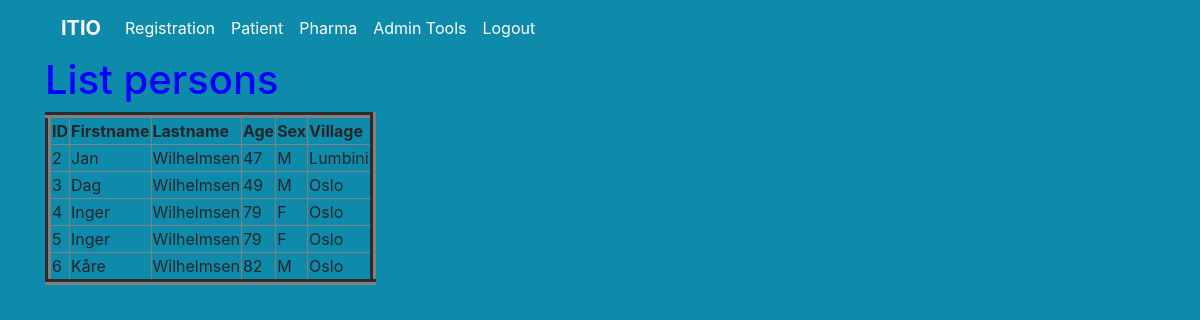
The page /basic_app/person/ (signed in) on the database its author committed.
### basic_app/models.py (models this page shows, shortened)
class Person(models.Model):
    firstname = models.CharField(max_length=64,blank=False)
    lastname = models.CharField(max_length=64,blank=False)
    village = models.ForeignKey(Village,on_delete=models.CASCADE)
    age = models.IntegerField()
    SEX_CHOICES = (
        ('F', 'Female',),
        ('M', 'Male',),
        ('U', 'Unsure',),
    )
    sex = models.CharField(
        max_length=1,
        choices=SEX_CHOICES,
    )

class Village(models.Model):
    name=models.CharField(max_length=128)
    country=models.CharField(max_length=32,null=True)
    def __str__(self):
        return str(self.name)

### basic_app/views.py (the view)
@login_required
def person(request):
    personlst= Person.objects.order_by('lastname')
    person_dict = {'person':personlst}
    return render(request,'basic_app/person.html',context=person_dict)

### templates/basic_app/person.html
<!DOCTYPE html>
{% extends 'basic_app/base.html' %}
{% block body_block %}
<div class="container">
<h1>
List persons
</h1>
{%if person %}
<table border="6">
    <thead>
        <th>ID</th>
        <th>Firstname</th>
        <th>Lastname</th>
        <th>Age</th>
        <th>Sex</th>
        <th>Village</th>
    </thead>
        {% for each in person %}
            <tr>
                <td>{{each.id}}</td>
                <td>{{each.firstname}}</td>
                <td>{{each.lastname}}</td>
                <td>{{each.age}}</td>
                <td>{{each.sex}}</td>
                <td>{{each.village}}</td>
            </tr>
        {% endfor %}
</table>
{% endif %}
</div>
{% endblock %}

### templates/basic_app/base.html (shortened to what this page needs)
<!DOCTYPE html>
{% load staticfiles %}
<html>
    <head>
        <link rel="stylesheet" href="https://maxcdn.bootstrapcdn.com/bootstrap/4.0.0-beta.3/css/bootstrap.min.css">
        <link rel="stylesheet" href="{% static "/css/master.css" %}">
    </head>
    <body>
        <div class="container">
            <nav class="navbar navbar-expand-lg navbar-custom">
                <a class="navbar-brand" href="{% url 'index' %}">ITIO</a>
                <ul class="navbar-nav mr-auto">
                    <li class="nav-item active">
                      <a class="nav-link" href="{% url 'basic_app:registration' %}">Registration <span class="sr-only">(current)</span></a>
                    </li>
                    {% if user.is_authenticated %}
                    <li class="nav-item active">
                        <a class="nav-link active" href="{% url 'basic_app:patien' %}">Patient </a>
                    </li>
                    {% else %}
                    <li class="nav-item disabled">
                        <a class="nav-link disabled" href="{% url 'basic_app:patient' %}">Patient<span class="sr-only"> </span> </a>
                    </li>
                    {% endif %}
                    {% if user.is_authenticated %}
                    <li class="nav-item active">
                        <a class="nav-link active" href="{% url 'basic_app:pharmacy' %}">Pharma </a>
                    </li>
                    {% else %}
                    <li class="nav-item disabled">
                        <a class="nav-link disabled" href="{% url 'basic_app:pharmacy' %}">Pharma<span class="sr-only"> </span> </a>
                    </li>
                    {% endif %}
                    {% if user.is_authenticated %}
                    <li class="nav-item active">
                        <a class="nav-link active" href="{% url 'basic_app:admin' %}">Admin Tools </a>
                    </li>
                    {% else %}
                    <li class="nav-item disabled">
                        <a class="nav-link disabled" href="{% url 'basic_app:admin' %}">Admin Tools<span class="sr-only"> </span> </a>
                    </li>
                    {% endif %}
                    <ul class="navbar-nav ml-auto">
                        {% if user.is_authenticated %}
                        <li class="nav-item">
                            <a class="nav-link" href="{% url 'logout' %}">Logout</a>
                        </li>
                        {% else %}
                        <li class="nav-item">
                            <a class="nav-link" href="{% url 'basic_app:user_login' %}">Login<span class="sr-only"> </span></a>
                        </li>
                        {% endif %}
                    </ul>
                </ul>
            </nav>
        </div>
        {% block body_block %}
        {% endblock %}
    </body>
</html>

### static/css/master.css (style rules this page uses)
h1 { color: blue; }
body { background-color: #0E8BAB; }
.navbar-custom { background-color: #0E8BAB; }
.navbar-brand { color: white; font-weight: bold; }
.nav-link { color: white; }

### rows shown on the page
Person: id "2", firstname "Jan", lastname "Wilhelmsen", age "47", sex "M", village "Lumbini"
Person: id "3", firstname "Dag", lastname "Wilhelmsen", age "49", sex "M", village "Oslo"
Person: id "4", firstname "Inger", lastname "Wilhelmsen", age "79", sex "F", village "Oslo"
Person: id "5", firstname "Inger", lastname "Wilhelmsen", age "79", sex "F", village "Oslo"
Person: id "6", firstname "Kåre", lastname "Wilhelmsen", age "82", sex "M", village "Oslo"
